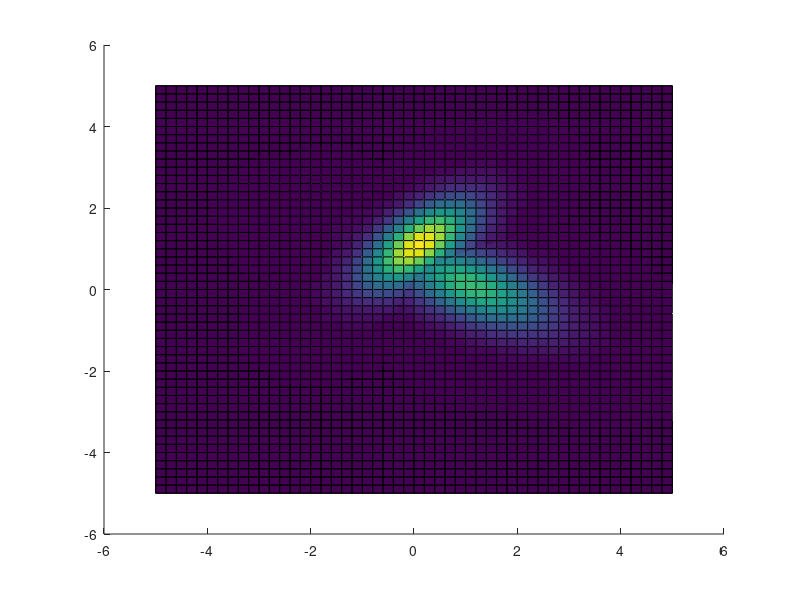
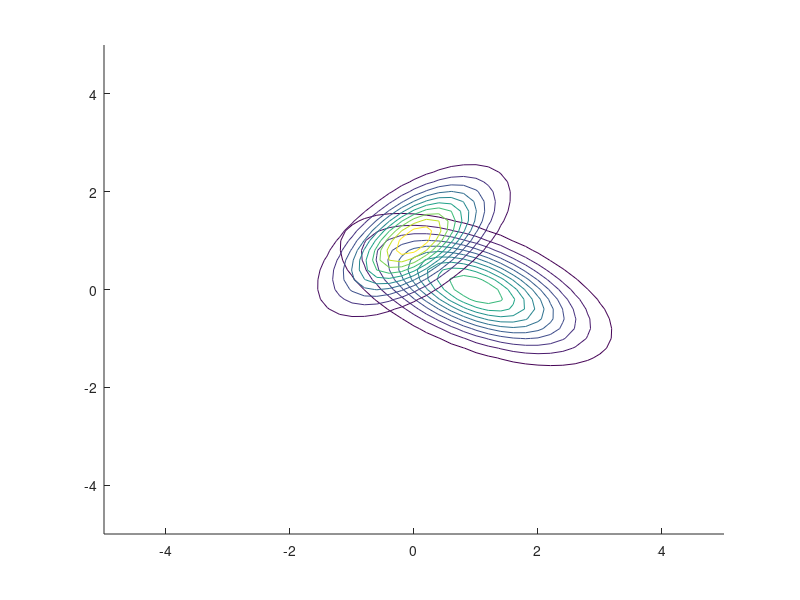
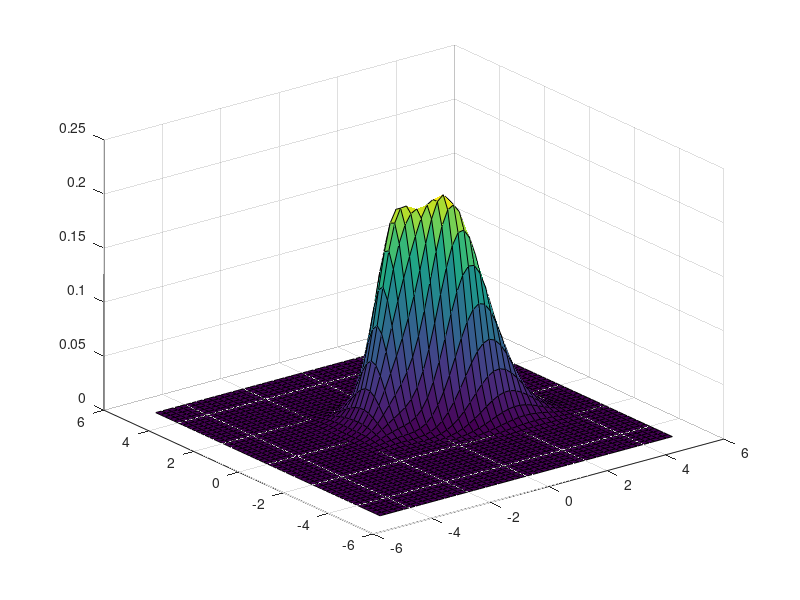
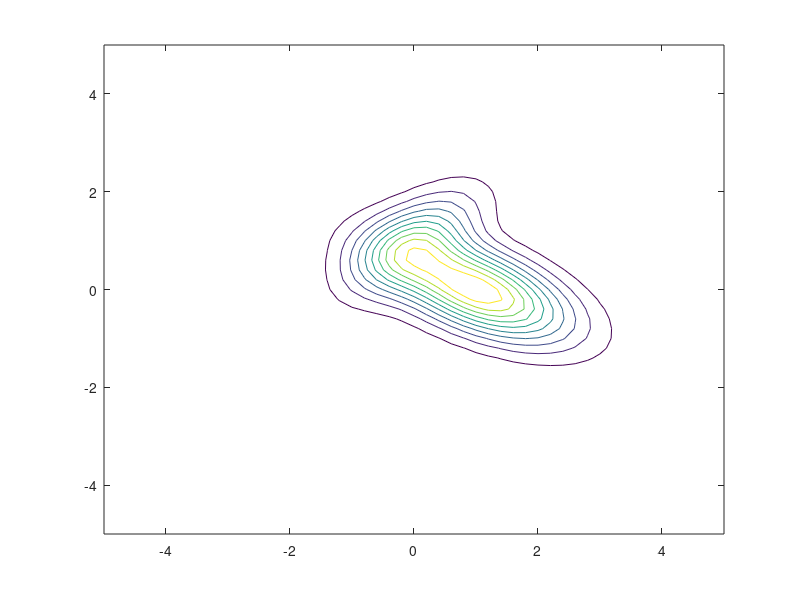

Source code (MATLAB) for these figures, in order: (Note: this script raises an error after producing the figures.)
% a
mu0 = [1 0];
sig0 = [1 -.4; -.4 .5];
mu1 = [0 1];
sig1 = [.5 .3; .3 .5];

x = -5:.2:5;
y = -5:.2:5;
[X, Y] = meshgrid(x, y);
% mvnpdf - multivariate normal probability density function, gaussian distribution 2d
Z0 = mvnpdf([X(:) Y(:)], mu0, sig0);
Z0 = reshape(Z0, length(x), length(y));
Z1 = mvnpdf([X(:) Y(:)], mu1, sig1);
Z1 = reshape(Z1, length(x), length(y));

% integrala dubla
IZ0 = trapz(y, trapz(x, Z0, 2));
IZ1 = trapz(y, trapz(x, Z1, 2));

hold on;
surf(X, Y, Z0);
surf(X, Y, Z1);
figure;
hold on;
contour(X, Y, Z0);
contour(X, Y, Z1);

% b
p = .25;
Z = p * Z1 + (1 - p) * Z0;

IZ = trapz(y, trapz(x, Z, 2));

figure;
surf(X, Y, Z);
figure;
contour(X, Y, Z);

% c
% eta = (p * Z1) / (p * Z1 + (1 - p) * Z0); % seminar 21.03.2017
eta = p * Z1 - (1 - p) * Z0; % dar asta e formula folosita de prof, de ce???
L_star = trapz(y, trapz(x, min(p * Z1, (1 - p) * Z0)));

figure;
surfc(X, Y, eta);
figure;
contour(X, Y, eta, [0 0], 'ShowText', 'on'); % contour la eta(x) = 0; (Z = 0)

% d
N = 100; % nr de puncte
N1 = p * N; % cate puncte din cele N sunt din clasa 1
N0 = N - N1; % puncte din clasa 0
% puncte random cu distributie gaussiana
P0 = mvnrnd(mu0, sig0, N0);
P1 = mvnrnd(mu1, sig1, N1);
figure;
hold on;
plot(P0(:, 1), P0(:, 2), 'ro');
plot(P1(:, 1), P1(:, 2), 'bo');

% e
y0 = zeros(N0, 1); % ??
y1 = ones(N1, 1); % ??
XR = [P0; P1]; % ??
YR = [y0; y1]; % ??
LDiscr = fitcdiscr(XR, YR); % ??
LDcoeff = struct2cell(LDiscr.Coeffs(1, 2)); % ??
g_LD=[X(:), Y(:)] * LDcoeff{3, 1} + LDcoeff{2, 1}; % ??
g_LD = reshape(g_LD, length(x), length(y));
title('Theoret. Bayes and estim. Linear Discrim decisions curves');
contour(X, Y, g_LD, [0 0], 'ShowText', 'on'); % culoare si grosime diferita de eta
contour(X, Y, eta, [0 0], 'ShowText', 'on');

% f
[labelLD, PosteriorLD, CostLD] = predict(LDiscr, XR);
% Matricea de confuzie
figure
plotconfusion(YR', labelLD', 'Regression')
[cR, cmR, indR, perR] = confusion(YR', labelLD');
% Curba ROC
figure
plotroc(YR', labelLD')
title('Regression ROC Curve')
[tprR, fprR, thresholdsR] = roc(YR', labelLD');

% g
NBDiscr = fitcnb(XR, YR); % estimeaza Naive Bayes
[labelNB, PosteriorNB, CostND]=predict(NBDiscr, XR);
% Matricea de confuzie
figure
plotconfusion(YR', labelNB', 'Bayes')
[cB, cmB, indB, perB] = confusion(YR', labelNB');
% Curba ROC
figure
plotroc(YR', labelNB')
title('Bayes ROC Curve')
[tprB, fprB, thresholdsB] = roc(YR', labelNB');